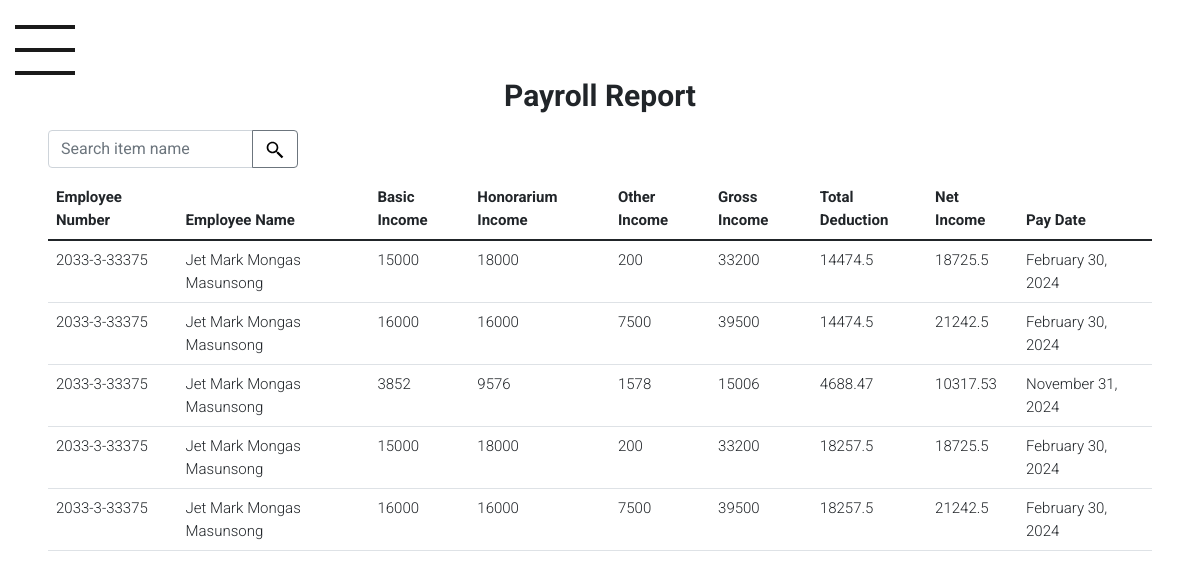
The app's page /payroll_report.php, older data.
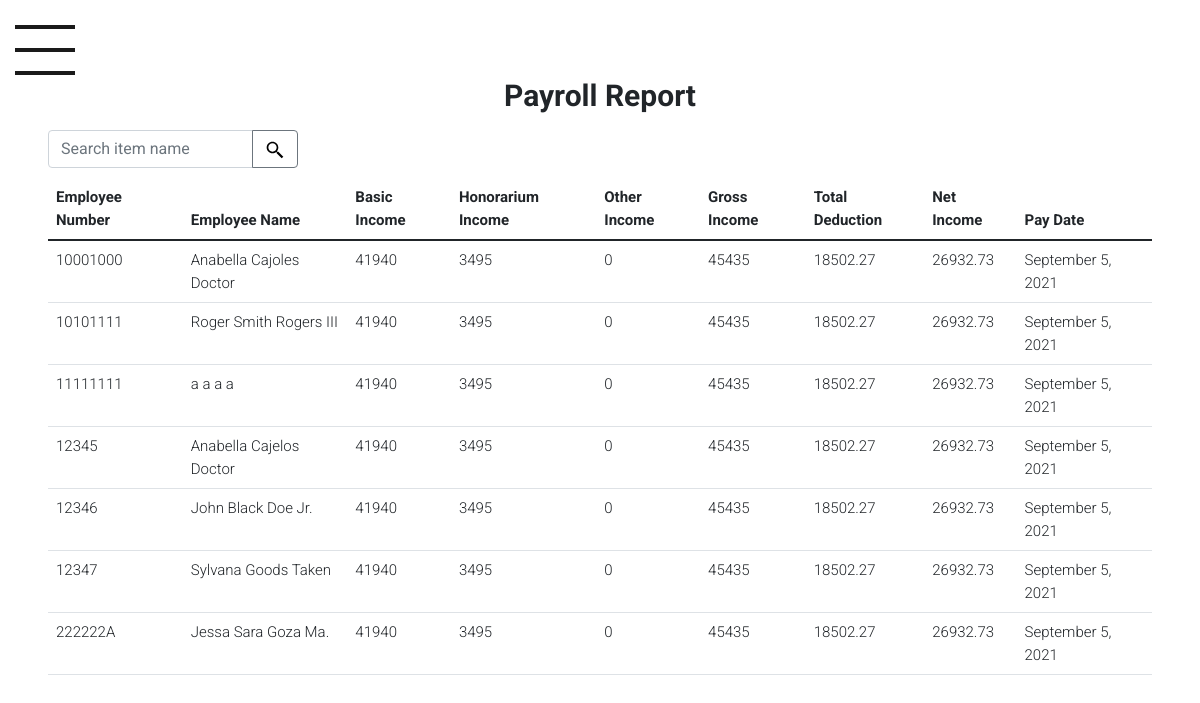
The same page, newer data.
### tables this page shows
CREATE TABLE `incometbl` (
  `id` int(11) NOT NULL,
  `income_date` varchar(255) NOT NULL,
  `basic_rate_hour` double NOT NULL,
  `basic_income` double NOT NULL,
  `hono_rate_hour` double NOT NULL,
  `hono_num_hrs` double NOT NULL,
  `hono_income` double NOT NULL,
  `other_rate_hour` double NOT NULL,
  `other_num_hrs` double NOT NULL,
  `other_income` double NOT NULL,
  `gross_income` double NOT NULL,
  `net_income` double NOT NULL,
  `employee_no` varchar(255) NOT NULL,
  `basic_num_hrs` double NOT NULL
);

CREATE TABLE `personal_infotbl` (
  `id` int(11) NOT NULL,
  `employee_no` varchar(255) NOT NULL,
  `address_line1` text NOT NULL,
  `address_line2` text NOT NULL,
  `birth_date` varchar(25) NOT NULL,
  `civil_status` varchar(255) NOT NULL,
  `contact_no` varchar(255) NOT NULL,
  `country` varchar(255) NOT NULL,
  `department` varchar(255) NOT NULL,
  `designation` varchar(255) NOT NULL,
  `email_address` varchar(255) NOT NULL,
  `employee_status` varchar(255) NOT NULL,
  `fname` varchar(255) NOT NULL,
  `gender` varchar(255) NOT NULL,
  `lname` varchar(255) NOT NULL,
  `mname` varchar(255) NOT NULL,
  `municipality` varchar(255) NOT NULL,
  `nationality` varchar(255) NOT NULL,
  `other_social_media_account` varchar(255) NOT NULL,
  `pay_date` date NOT NULL,
  `picpath` text NOT NULL,
  `qualified_dependent_status` varchar(255) NOT NULL,
  `social_media_account_id` varchar(255) NOT NULL,
  `state_province` varchar(255) NOT NULL,
  `suffix` varchar(255) NOT NULL,
  `zip_code` int(11) NOT NULL
);

CREATE TABLE `deductiontbl` (
  `deduction_date` varchar(255) NOT NULL,
  `employee_no` varchar(255) NOT NULL,
  `faculty_savings_deposit` double NOT NULL,
  `faculty_savings_loan` double NOT NULL,
  `id` int(11) NOT NULL,
  `income_tax_contri` double NOT NULL,
  `other_loans` double NOT NULL,
  `pagibig_contri` double NOT NULL,
  `pagibig_loan` double NOT NULL,
  `philHealth_contri` double NOT NULL,
  `salary_loan` double NOT NULL,
  `sss_contri` double NOT NULL,
  `total_deduction` double NOT NULL,
  `sss_loan` double NOT NULL
);

### payroll_report.php (the view, shortened to what this page needs)
<?php
	$conn = OpenCon();
	$sql = "SELECT * FROM `incometbl` JOIN deductiontbl ON incometbl.employee_no = deductiontbl.employee_no JOIN personal_infotbl ON deductiontbl.employee_no = incometbl.employee_no;";
	$result = $conn->query($sql);
	?>
<!DOCTYPE html>
<html lang="en">
	<head>
		<link href="https://cdn.jsdelivr.net/npm/bootstrap@5.1.3/dist/css/bootstrap.min.css" rel="stylesheet">
		<link rel="stylesheet" href="css/sidebar_design.css">
	</head>
	<body>
		<div id="wrapper">
			<div id="page-content-wrapper">
				<button type="button" class="hamburger animated fadeInLeft is-closed" data-toggle="offcanvas">
				<span class="hamb-top"></span>
				<span class="hamb-middle"></span>
				<span class="hamb-bottom"></span>
				</button>
			</div>
		</div>
		<div class=" flex-grow-1 bg-white">
			<div class="px-5 bg-white">
				<h1 class="d-flex justify-content-center m-2" style="font-size:30px;"><b>Payroll Report</b></h1>
				<form action="" method="post" class="input-group mb-3 mt-3" style="height: 2rem; width:250px">
					<input type="text" class="form-control" aria-describedby="button-addon2" placeholder="Search item name" name='search'>
					<button class="btn btn-outline-secondary" type="submit" id="search_button">
					</button>
				</form>
				<table class="table table-hover">
					<thead>
						<tr>
							<th scope="col">Employee Number</th>
							<th scope="col">Employee Name</th>
							<th scope="col">Basic Income</th>
							<th scope="col">Honorarium Income</th>
							<th scope="col">Other Income</th>
							<th scope="col">Gross Income</th>
							<th scope="col">Total Deduction</th>
							<th scope="col">Net Income</th>
							<th scope="col">Pay Date</th>
						</tr>
					</thead>
					<tbody>
						<?php if ($result) {
							while ($item = $result->fetch_assoc()) {
							    echo "
							    <tr>
							        <td>$item[employee_no]</td>
									<td>$item[fname] $item[mname] $item[lname]</td>
							        <td>$item[basic_income]</td>
							        <td>$item[hono_income]</td>
							        <td>$item[other_income]</td>
							        <td>$item[gross_income]</td>
									<td>$item[total_deduction]</td>
							        <td>$item[net_income]</td>
									<td>$item[income_date]</td>
							    </tr>
							    ";
							}
							} ?>
					</tbody>
				</table>
			</div>
		</div>
	</body>
</html>

Row changes from the older to the newer data that the page shows:
removed incometbl: personal_infotbl.employee_no "2033-3-33375", personal_infotbl.fname "Jet Mark", personal_infotbl.mname "Mongas", personal_infotbl.lname "Masunsong", basic_income "15000", hono_income "18000", other_income "200", gross_income "33200", deductiontbl.total_deduction "14474.5", net_income "18725.5", income_date "February 30, 2024", deductiontbl.total_deduction "18257.5"
removed incometbl: personal_infotbl.employee_no "2033-3-33375", personal_infotbl.fname "Jet Mark", personal_infotbl.mname "Mongas", personal_infotbl.lname "Masunsong", basic_income "16000", hono_income "16000", other_income "7500", gross_income "39500", deductiontbl.total_deduction "14474.5", net_income "21242.5", income_date "February 30, 2024", deductiontbl.total_deduction "18257.5"
removed incometbl: personal_infotbl.employee_no "2033-3-33375", personal_infotbl.fname "Jet Mark", personal_infotbl.mname "Mongas", personal_infotbl.lname "Masunsong", basic_income "3852", hono_income "9576", other_income "1578", gross_income "15006", deductiontbl.total_deduction "4688.47", net_income "10317.53", income_date "November 31, 2024"
added incometbl: personal_infotbl.employee_no "10001000", personal_infotbl.fname "Anabella", personal_infotbl.mname "Cajoles", personal_infotbl.lname "Doctor", basic_income "41940", hono_income "3495", other_income "0", gross_income "45435", deductiontbl.total_deduction "18502.27", net_income "26932.73", income_date "September 5, 2021", personal_infotbl.employee_no "10101111", personal_infotbl.fname "Roger", personal_infotbl.mname "Smith", personal_infotbl.lname "Rogers III", personal_infotbl.employee_no "11111111", personal_infotbl.fname "a", personal_infotbl.mname "a", personal_infotbl.lname "a a", personal_infotbl.employee_no "12345", personal_infotbl.mname "Cajelos", personal_infotbl.employee_no "12346", personal_infotbl.fname "John", personal_infotbl.mname "Black", personal_infotbl.lname "Doe Jr.", personal_infotbl.employee_no "12347", personal_infotbl.fname "Sylvana", personal_infotbl.mname "Goods", personal_infotbl.lname "Taken", personal_infotbl.employee_no "222222A", personal_infotbl.fname "Jessa", personal_infotbl.mname "Sara", personal_infotbl.lname "Goza Ma."
